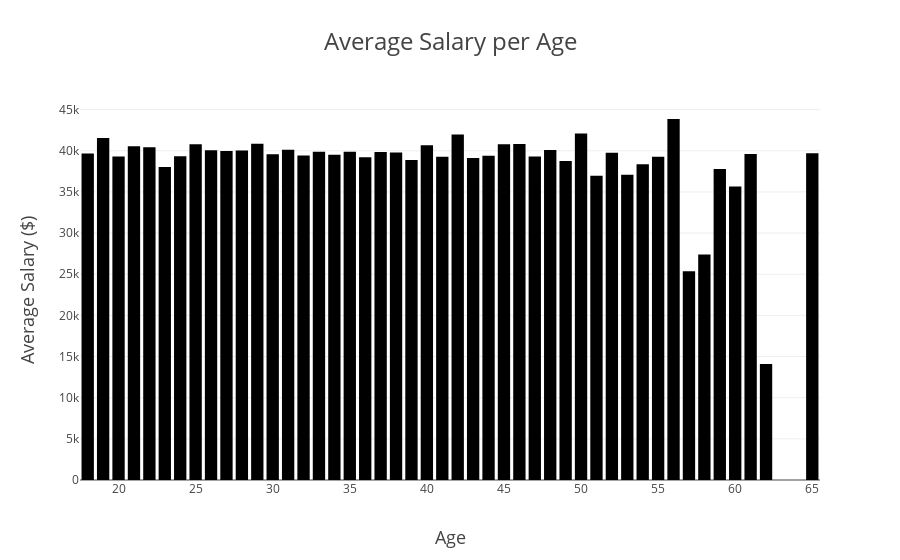
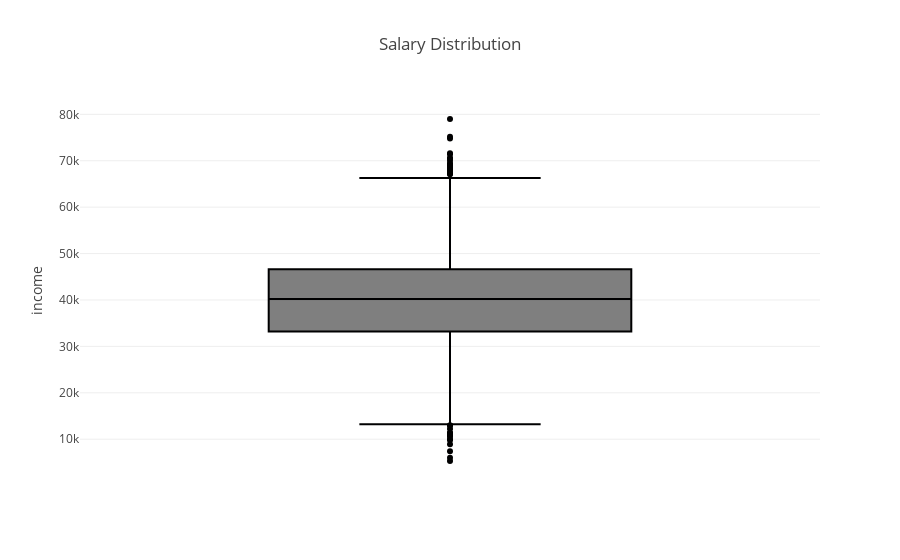
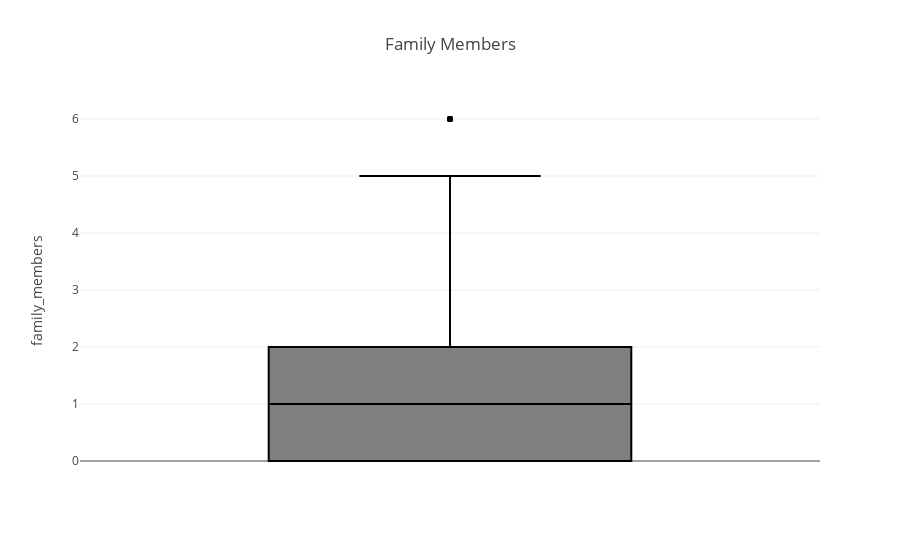
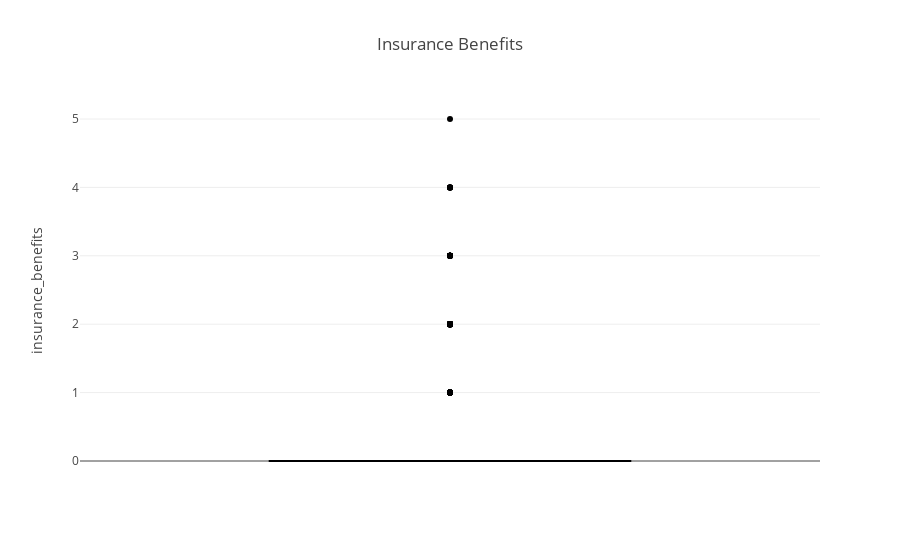

Notebook source saved alongside these figures, in order:
### Code cell
# Show all plots interactively
fig_bar.show()
fig_salary_box.show()
fig_family_members_box.show()
fig_insurance_benefits_box.show()

### Figure 1 — Plotly figure (JSON) as saved in the notebook; plotly's stock layout.template omitted (floating-point values rounded to 4 significant figures)
{"data": [{"alignmentgroup": "True", "hovertemplate": "Age=%{x}<br>Average Salary ($)=%{y}<extra></extra>", "legendgroup": "", "marker": {"color": "#000001", "pattern": {"shape": ""}}, "name": "", "offsetgroup": "", "orientation": "v", "showlegend": false, "textposition": "auto", "type": "bar", "x": [18, 19, 20, 21, 22, 23, 24, 25, 26, 27, 28, 29, 30, 31, 32, 33, 34, 35, 36, 37, 38, 39, 40, 41, 42, 43, 44, 45, 46, 47, 48, 49, 50, 51, 52, 53, 54, 55, 56, 57, 58, 59, 60, 61, 62, 65], "xaxis": "x", "y": [39660.0, 41560.0, 39310.0, 40560.0, 40420.0, 38040.0, 39340.0, 40790.0, 40070.0, 39970.0, 40020.0, 40840.0, 39590.0, 40140.0, 39440.0, 39890.0, 39510.0, 39870.0, 39210.0, 39850.0, 39780.0, 38880.0, 40660, 39290.0, 41990.0, 39130.0, 39400, 40790.0, 40815, 39300.0, 40100.0, 38750.0, 42090.0, 36970.0, 39750.0, 37070.0, 38370.0, 39270.0, 43860, 25350, 27400, 37800, 35650, 39600, 14100, 39700], "yaxis": "y"}], "layout": {"autosize": true, "barmode": "relative", "legend": {"tracegroupgap": 0}, "title": {"font": {"size": 24}, "text": "Average Salary per Age", "x": 0.5}, "xaxis": {"anchor": "y", "autorange": true, "domain": [0, 1], "range": [17.5, 65.5], "title": {"font": {"size": 18}, "text": "Age"}, "type": "linear"}, "yaxis": {"anchor": "x", "autorange": true, "domain": [0, 1], "range": [0, 46170.0], "title": {"font": {"size": 18}, "text": "Average Salary ($)"}, "type": "linear"}}}

### Figure 2 — Plotly figure (JSON) as saved in the notebook; plotly's stock layout.template omitted (floating-point values rounded to 4 significant figures; data arrays with more than 128 entries replaced by an {"elided": "..."} marker saying what was removed)
{"data": [{"alignmentgroup": "True", "hovertemplate": "income=%{y}<extra></extra>", "legendgroup": "", "marker": {"color": "#000001"}, "name": "", "notched": false, "offsetgroup": "", "orientation": "v", "showlegend": false, "type": "box", "x0": " ", "xaxis": "x", "y": {"elided": "4847 float values"}, "y0": " ", "yaxis": "y"}], "layout": {"autosize": true, "boxmode": "group", "legend": {"tracegroupgap": 0}, "title": {"text": "Salary Distribution"}, "xaxis": {"anchor": "y", "autorange": true, "domain": [0, 1], "range": [-0.5, 0.5], "type": "category"}, "yaxis": {"anchor": "x", "autorange": true, "domain": [0, 1], "range": [1206.0, 83090.0], "title": {"text": "income"}, "type": "linear"}}}

### Figure 3 — Plotly figure (JSON) as saved in the notebook; plotly's stock layout.template omitted (floating-point values rounded to 4 significant figures; data arrays with more than 128 entries replaced by an {"elided": "..."} marker saying what was removed)
{"data": [{"alignmentgroup": "True", "hovertemplate": "family_members=%{y}<extra></extra>", "legendgroup": "", "marker": {"color": "#000001"}, "name": "", "notched": false, "offsetgroup": "", "orientation": "v", "showlegend": false, "type": "box", "x0": " ", "xaxis": "x", "y": {"elided": "4847 int values"}, "y0": " ", "yaxis": "y"}], "layout": {"autosize": true, "boxmode": "group", "legend": {"tracegroupgap": 0}, "title": {"text": "Family Members"}, "xaxis": {"anchor": "y", "autorange": true, "domain": [0, 1], "range": [-0.5, 0.5], "type": "category"}, "yaxis": {"anchor": "x", "autorange": true, "domain": [0, 1], "range": [-0.3333, 6.333], "title": {"text": "family_members"}, "type": "linear"}}}

### Figure 4 — Plotly figure (JSON) as saved in the notebook; plotly's stock layout.template omitted (floating-point values rounded to 4 significant figures; data arrays with more than 128 entries replaced by an {"elided": "..."} marker saying what was removed)
{"data": [{"alignmentgroup": "True", "hovertemplate": "insurance_benefits=%{y}<extra></extra>", "legendgroup": "", "marker": {"color": "#000001"}, "name": "", "notched": false, "offsetgroup": "", "orientation": "v", "showlegend": false, "type": "box", "x0": " ", "xaxis": "x", "y": {"elided": "4847 int values"}, "y0": " ", "yaxis": "y"}], "layout": {"autosize": true, "boxmode": "group", "legend": {"tracegroupgap": 0}, "title": {"text": "Insurance Benefits"}, "xaxis": {"anchor": "y", "autorange": true, "domain": [0, 1], "range": [-0.5, 0.5], "type": "category"}, "yaxis": {"anchor": "x", "autorange": true, "domain": [0, 1], "range": [-0.2778, 5.278], "title": {"text": "insurance_benefits"}, "type": "linear"}}}
